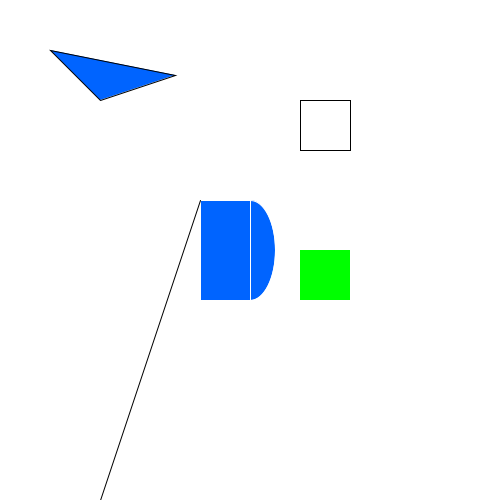
Frame 1 (no input)
Frame 60 (the mouse pressed at the canvas centre just before this capture): identical to frame 1, image omitted
Frame 120 (the mouse held since frame 60 and released just before this capture): identical to frame 1, image omitted

The Processing sketch that drew this single still picture (run headless with seeded random() and noise(); from frame 60 on, the mouse is pressed at the canvas centre):

// Processing sketch: draw01
// ── draw01.pde

// inicia valores
// como la ventana
void setup()
{   
  size(500, 500);
}

//dibujar
void draw()
{
   background(255, 255, 255);

   fill(0, 100, 255);
   stroke(255, 255, 255);
   
   //Elipse Centro position en (x, y)
   ellipse(250, 250, 50, 100);
   
   //rectangulo en esquina superior izquierdo
   //(200, 200)
   rect(200, 200, 50, 100);
   
   stroke(0, 0, 0); //contorno
   
   //linea en (x1, y1) (x2, y2)
   line(200, 200, 100, 500);
   
   //triangulo tres puntos para cada uno
   triangle(100, 100, 50, 50, 175, 75);
   
   fill(255, 255, 255, 255);
   rect(300, 100, 50, 50);
   
   fill(0, 255, 0);
   noStroke();
   rect(300, 250, 50, 50);
}
